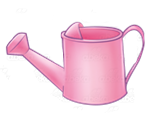
#> input picture img/watering_can_pink.png, 160 x 120 px
$ python color.py
#> lines starting #> are read from the running program, lines starting #| are printed output that depends on the picture
from PIL import Image

im = Image.open("img/watering_can_pink.png")
#> im is the input picture: PIL image 160x120 RGBA; mean R, G, B, A 75.4, 50.2, 61.9, 80.6
pix = im.load()
original = [[0 for x in range(im.size[0])] for y in range(im.size[1])]
for x in range(im.size[0]):
    for y in range(im.size[1]):
        original[y][x] = pix[x, y]
        if pix[x, y] != (0, 0, 0, 0):
            pix[x, y] = (max(pix[x, y][0]-50, 0), max(pix[x, y][1]-50, 0), min(pix[x, y][2] + 100, 255), pix[x, y][3])
#> after the loop, original = 120 items
im.save('img/watering_can_purple.png')
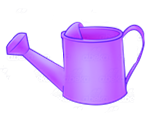
#> saved as watering_can_purple.png: PIL image 160x120 RGBA; mean R, G, B, A 58.5, 33.6, 88.7, 80.6; transparent parts drawn white

im = Image.open("img/watering_pink.png")
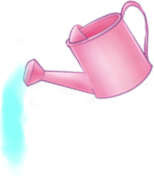
#> input picture img/watering_pink.png, 154 x 182 px
#> im is the input picture: PIL image 154x182 RGBA; mean R, G, B, A 66.4, 59.8, 67.9, 69.5
pix = im.load()
original = [[0 for x in range(im.size[0])] for y in range(im.size[1])]

pink = False
red_adjust = 0
green_adjust = 0
blue_adjust = 0

for x in range(im.size[0]):
    for y in range(im.size[1]):
        original[y][x] = pix[x, y]
        if pink:
            red = pix[x, y][0] + red_adjust
            green = pix[x, y][1] + green_adjust
            blue = pix[x, y][2] + blue_adjust
            pix[x, y] = (max(red, 0), max(green, 0), max(blue, 0), pix[x, y][3])
#> after the loop, original = 182 items
im.save('img/watering_purple.png')
